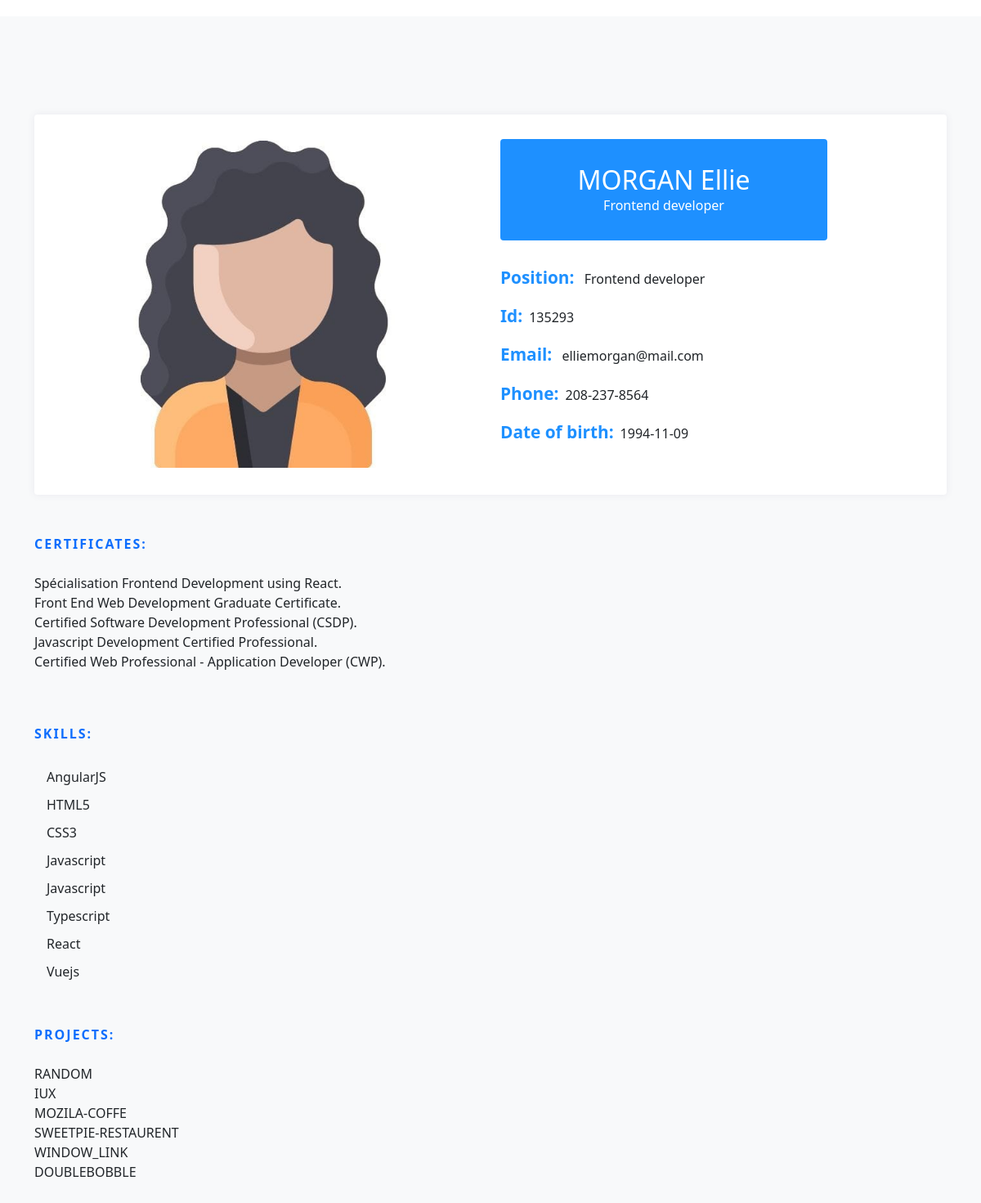
Screenshot of /profile.php?w=135293 with the database file from the repository.
### tables this page shows
CREATE TABLE `employee` (
  `ID` int(50) NOT NULL,
  `Name` varchar(50) NOT NULL,
  `Date of birth` date NOT NULL,
  `Email` varchar(50) NOT NULL,
  `Phone` varchar(20) NOT NULL,
  `Position` varchar(50) NOT NULL,
  `Certificates` text NOT NULL,
  `password` varchar(500) NOT NULL,
  `Image` varchar(500) NOT NULL,
  `projet` text NOT NULL
);

CREATE TABLE `skills` (
  `Id_skill` int(50) NOT NULL,
  `Name_skill` varchar(100) NOT NULL,
  `Type_skill` varchar(50) NOT NULL
);

### profile.php (the view, shortened to what this page needs)
<?php
    include("connection.php");
    $idUser=$_GET["w"]
?>
<!DOCTYPE html>
<html lang="en">
<head>
    <link href="https://cdn.jsdelivr.net/npm/bootstrap@5.2.0/dist/css/bootstrap.min.css" rel="stylesheet">
<link rel="stylesheet" href="profile.css">
<link rel="stylesheet" href="https://cdn.jsdelivr.net/gh/devicons/devicon@v2.15.1/devicon.min.css">
</head>
<body>
<section class="bg-light">
    <div class="container">
        <div class="row">
            <div class="col-lg-12 mb-4 mb-sm-5">
                <div class="card card-style1 border-0">
                    <div class="card-body p-1-9 p-sm-2-3 p-md-6 p-lg-7">
                        <div class="row align-items-center">
                            <?php
                                $res=mysqli_query($conn,"select * from employee where ID=$idUser");
                                $row=mysqli_fetch_assoc($res);
                            ?>
                            <div class="col-lg-6 mb-4 mb-lg-0">
                                <img class="imgContainer" src="<?php echo trim($row["Image"]);?>" alt="image Profile">
                            </div>
                            <div class="col-lg-6 px-xl-10">
                                <div class="bg-secondary d-lg-inline-block py-1-9 px-1-9 px-sm-6 mb-1-9 rounded" style="text-align:center;width: 400px;">
                                    <h3 class="h2 text-white mb-0"><?php echo $row["Name"]?></h3>
                                    <span class="text-white"><?php echo $row["Position"]?></span>
                                </div>
                                <ul class="list-unstyled mb-1-9">
                                    <li class="mb-2 mb-xl-3 display-28"><span class="display-26 text-secondary me-2 font-weight-600">Position:</span> <?php echo $row["Position"]?></li>
                                    <li class="mb-2 mb-xl-3 display-28"><span class="display-26 text-secondary me-2 font-weight-600">Id:</span><?php echo $idUser?></li>
                                    <li class="mb-2 mb-xl-3 display-28"><span class="display-26 text-secondary me-2 font-weight-600">Email:</span> <?php echo $row["Email"]?></li>
                                    <li class="mb-2 mb-xl-3 display-28"><span class="display-26 text-secondary me-2 font-weight-600">Phone:</span><?php echo $row["Phone"]?></li>
                                    <li class="display-28"><span class="display-26 text-secondary me-2 font-weight-600">Date of birth:</span><?php echo $row["Date of birth"]?></li>
                                </ul>
                            </div>
                        </div>
                    </div>
                </div>
            </div>
            <div class="col-lg-12 mb-4 mb-sm-5">
                <div>
                    <span class="section-title text-primary mb-3 mb-sm-4">Certificates:</span>
                    <p><?php echo nl2br($row["Certificates"])?></p>
                </div>
            </div>
            <div class="col-lg-12">
                <div class="row">
                    <div class="col-lg-12 mb-4 mb-sm-5">
                        <div class="mb-4 mb-sm-5">
                            <span class="section-title text-primary mb-3 mb-sm-4">Skills:</span>
                            <?php
                                $res=mysqli_query($conn,"select s.* from skills s,employee e,skills_employee se where se.ID=$idUser and se.ID=e.ID and se.Id_skill=s.Id_skill");
                                while($row=mysqli_fetch_assoc($res))
                                    {
                                        $skill=strtolower($row["Name_skill"]);
                            ?>
                                    <div class="progress-text">
                                        <div class="row" style="padding: 5px;">
                                            <div class="col-6"><i class="devicon-<?php echo $skill?>-plain colored" style="margin-right:10px;"></i><?php echo $row["Name_skill"];?></div>
                                        </div>
                                    </div>
                            <?php
                                     }
                            ?>
                        </div>
                        <div>
                            <span class="section-title text-primary mb-3 mb-sm-4">Projects:</span>
                            <p class="text-justify"><?php echo  nl2br($_SESSION["projet"]);?></p>
                        </div>
                    </div>
                </div>
            </div>
        </div>
    </div>
</section>
</body>
</html>

### profile.css (style rules this page uses)
body { margin-top:20px; }
.card-style1 { box-shadow: 0px 0px 10px 0px rgb(89 75 128 / 9%); }
.border-0 { border: 0!important; }
.card { position: relative; display: flex; flex-direction: column; min-width: 0; word-wrap: break-word; background-color: #fff; background-clip: border-box; border: 1px solid rgba(0,0,0,.125); border-radius: 0.25rem; }
section { padding: 120px 0; overflow: hidden; background: #fff; }
.section-title { font-weight: 600; letter-spacing: 2px; text-transform: uppercase; margin-bottom: 10px; position: relative; display: inline-block; }
.text-secondary { color: #1e90ff !important; }
.font-weight-600 { font-weight: 600; }
.display-26 { font-size: 1.3rem; }
@media screen and (min-width: 992px) { .p-lg-7 { padding: 4rem; } }
@media screen and (min-width: 768px) { .p-md-6 { padding: 3.5rem; } }
@media screen and (min-width: 576px) { .p-sm-2-3 { padding: 2.3rem; } }
.p-1-9 { padding: 1.9rem; }
.bg-secondary { background: #1e90ff !important; }
@media screen and (min-width: 576px) { .pe-sm-6, .px-sm-6 { padding-right: 3.5rem; } }
@media screen and (min-width: 576px) { .ps-sm-6, .px-sm-6 { padding-left: 3.5rem; } }
.pe-1-9, .px-1-9 { padding-right: 1.9rem; }
.ps-1-9, .px-1-9 { padding-left: 1.9rem; }
.pb-1-9, .py-1-9 { padding-bottom: 1.9rem; }
.pt-1-9, .py-1-9 { padding-top: 1.9rem; }
.mb-1-9, .my-1-9 { margin-bottom: 1.9rem; }
@media (min-width: 992px) { .d-lg-inline-block { display: inline-block!important; } }
.rounded { border-radius: 0.25rem!important; }
.imgContainer { width: 400px; height: 400px; margin-left: 50px; }

### rows the page displays
employee: Name "MORGAN Ellie", Position "Frontend developer", Email "elliemorgan@mail.com", Phone "208-237-8564", Date of birth "1994-11-09", Certificates "Spécialisation Frontend Development using React. Front End Web Development Graduate Certificate. Certified Software Development Professional (CSDP). Javascript Development Certified Professional. Certified Web Professional - Application Developer (CWP)."
skills: Name_skill "AngularJS"
skills: Name_skill "HTML5"
skills: Name_skill "CSS3"
skills: Name_skill "Javascript"
skills: Name_skill "Typescript"
skills: Name_skill "React"
skills: Name_skill "Vuejs"

### other values shown
$idUser "135293"
$_SESSION["projet"] "RANDOM IUX MOZILA-COFFE SWEETPIE-RESTAURENT WINDOW_LINK DOUBLEBOBBLE"
